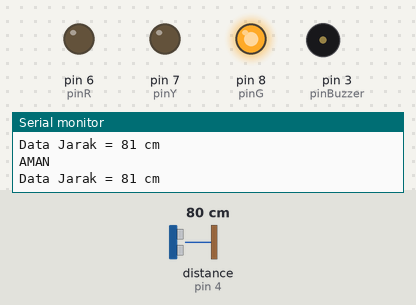
Recording of a sketch running on a simulated Arduino Uno, built with avr-gcc and run on an emulated ATmega328P. On the bench: output pins drawn as LEDs (lit = HIGH), buzzer (waves = sounding, pin HIGH), the last lines printed to the serial monitor. The test bench sets the inputs (shaded band); at power-on: distance to the obstacle (sensor on pin 4) 80 cm. The echo pulse lasts 58.3 µs per cm.

Above: at 1.3 s.
1.4 s: distance to the obstacle (sensor on pin 4) set to 52 cm
3.2 s: distance to the obstacle (sensor on pin 4) set to 46 cm
At 4.16 s:
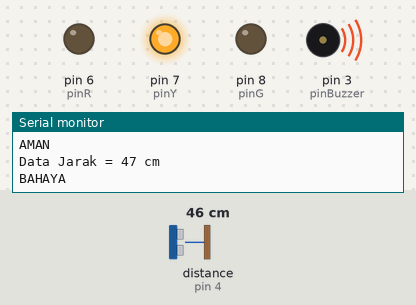
6.2 s: distance to the obstacle (sensor on pin 4) set to 22 cm
9.2 s: distance to the obstacle (sensor on pin 4) set to 18 cm
At 10.5 s:
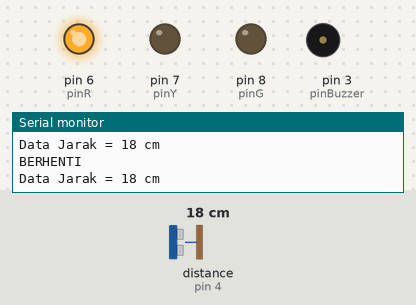
12.2 s: distance to the obstacle (sensor on pin 4) set to 35 cm
At 13.9 s:
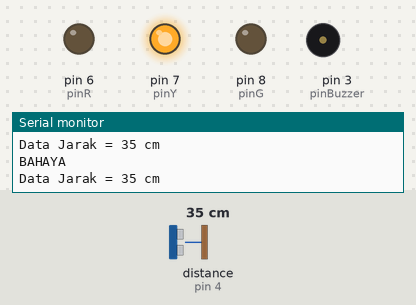
15.2 s: distance to the obstacle (sensor on pin 4) set to 2 cm
At 16.5 s:
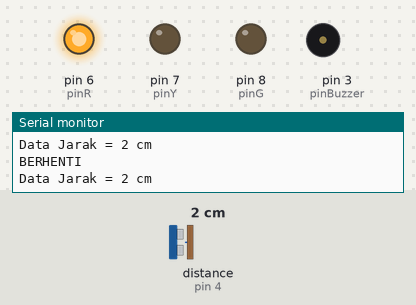
Timing chart, 0 to 19.2 s (numbered marks = the images above; inputs shaded):
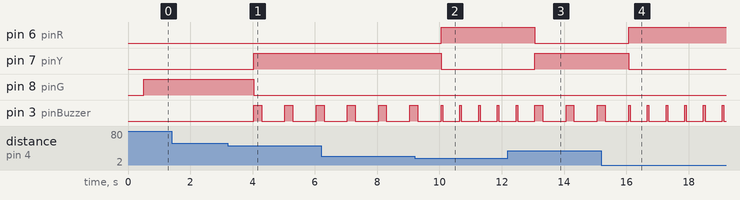

Measured:
- the behaviour switches between 50 and 49 cm on distance to the obstacle (sensor on pin 4) (found by bisection; images 0 and 1)
- the behaviour switches between 21 and 20 cm on distance to the obstacle (sensor on pin 4) (found by bisection; images 1 and 2)
- after the input at 3.2 s, pin 7 (pinY): LOW → HIGH after 0.84 s; pin 8 (pinG): HIGH → LOW after 0.84 s; pin 3 (pinBuzzer): alternates HIGH for 0.25 s and LOW for 0.75 s, starting after 0.84 s
- after the input at 9.2 s, pin 6 (pinR): LOW → HIGH after 0.85 s; pin 7 (pinY): HIGH → LOW after 0.85 s
- after the input at 12.2 s, pin 6 (pinR): HIGH → LOW after 0.86 s; pin 7 (pinY): LOW → HIGH after 0.86 s
- after the input at 15.2 s, pin 6 (pinR): LOW → HIGH after 0.87 s; pin 7 (pinY): HIGH → LOW after 0.87 s

The sketch:

6.SENSOR_JARAK.ino
```cpp
#include<NewPing.h>

//INISIALISASI
int echo = 4;
int triger = 5;
int batas = 200;
int pinBuzzer = 3;
int pinR = 6;
int pinY = 7;
int pinG = 8;

NewPing cm(triger,echo,batas);


void setup() {
Serial.begin(9600);
pinMode(pinBuzzer,OUTPUT);
pinMode(pinR,OUTPUT);
pinMode(pinY,OUTPUT);
pinMode(pinG,OUTPUT);

}

void loop() {
//BACA DATA
int bacaJarak=cm.ping_cm();

//PRINT SERIAL
Serial.print("Data Jarak = ");
Serial.print(bacaJarak);
Serial.print(" cm");
Serial.println();
delay(500);

//LOGIKA
if (bacaJarak<=20 && bacaJarak!=0){
  Serial.print("BERHENTI");
  Serial.println();
  digitalWrite(pinR,HIGH);
  digitalWrite(pinY,LOW);
  digitalWrite(pinG,LOW);
  digitalWrite(pinBuzzer,HIGH);
  delay(50);
  digitalWrite(pinBuzzer,LOW);
  delay(50);
}
else if(bacaJarak>=21 && bacaJarak<=50){
  Serial.print("BAHAYA");
  Serial.println();
  digitalWrite(pinR,LOW);
  digitalWrite(pinY,HIGH);
  digitalWrite(pinG,LOW);
  digitalWrite(pinBuzzer,HIGH);
  delay(250);
  digitalWrite(pinBuzzer,LOW);
  delay(250);
}
if (bacaJarak>=51){
  Serial.print("AMAN");
  Serial.println();
  digitalWrite(pinY,LOW);
  digitalWrite(pinR,LOW);
  digitalWrite(pinG,HIGH);
  digitalWrite(pinBuzzer,LOW);
}
}
```
